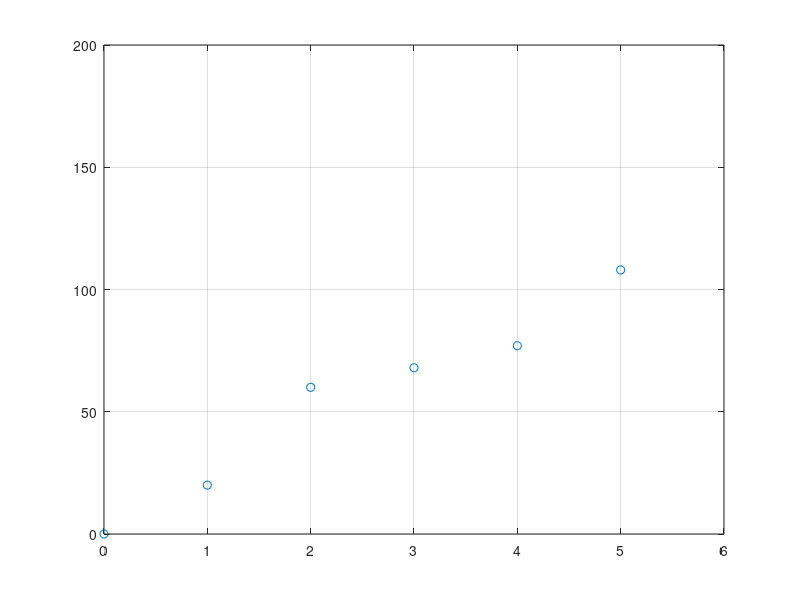
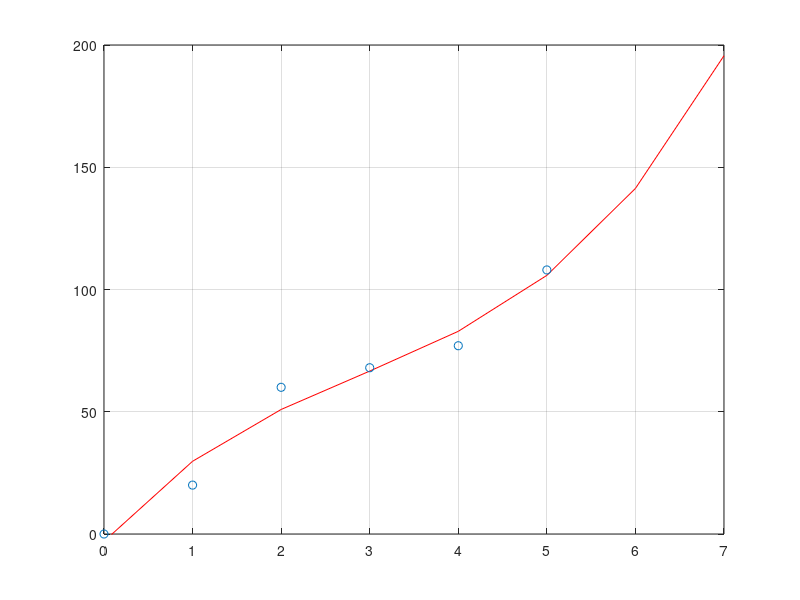

Recreate these plots in MATLAB, in order.
%Programa para probar Basic Fitting Tool de Matlab
%Este es un procedimiento semi-manual
x=[0 1 2 3 4 5];
y=[0 20 60 68 77 108];
plot(x,y,'o')
axis([0 6 0 200])
grid on
%Si el ajuste es conveniente (bajo nor y R2 hacia 1)
%Los Coeficientes se obtienen de fit
p1 = 1.0093;
p2 = -8.8016;
p3 = 40.53;
p4 = -2.9921;
xplot=[0:7]; %significa extrapolar (proyeccion)
yplot=p1*xplot.^3+p2*xplot.^2+p3*xplot+p4;
figure
plot(xplot,yplot,'r')
axis([0 7 0 200])
grid on
hold on
plot(x,y,'o') %para ver los puntos originales